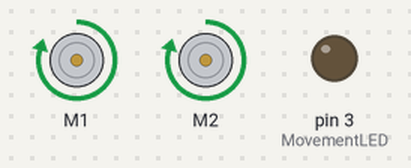
Bench run of a sketch on a simulated Arduino Uno, built with avr-gcc and run on an emulated ATmega328P. On the bench: 2 × DC motor (green arrow = forward, orange = backward, longer = faster), output pins drawn as LEDs (lit = HIGH).

Above: at 0.1 s.
At 10.6 s:
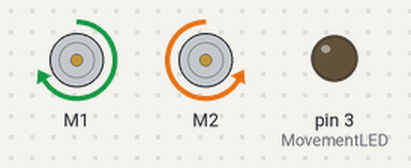
At 31.6 s:
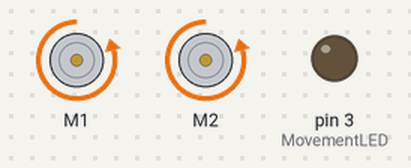
Timing chart, 0 to 35.1 s (numbered marks = the images above):
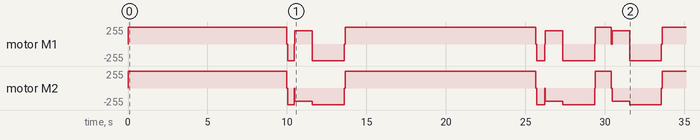

The sketch:

Collection_1.3.ino
```cpp
#include <Wire.h>
#include <Adafruit_MotorShield.h>

Adafruit_MotorShield AFMS = Adafruit_MotorShield();

Adafruit_DCMotor *Motor1 = AFMS.getMotor(1);
Adafruit_DCMotor *Motor2 = AFMS.getMotor(2);

int forwardspeed = 250;
int backwardspeed = 250;
int turnspeed = 200;

const int MovementLED = 3;
const int CarryLED = 5;

void setup() {
  AFMS.begin();
  pinMode(MovementLED, OUTPUT);

}


//*************************************** OPERATION CODE **********************************************
void loop() {
  BigZag();
  delay(100000000);
}

//************************************** PATHWAY SUBROUTINES *****************************************
//BigZag subroutine
void BigZag(){
  //first leg
  forward(10000);
  backward(400);
  turnright(1100);
  backward(2000);

  //second leg
  forward(12000);

  //positioning for zigzag
  backward(500);
  turnright(1100);
  backward(2000);
  forward(1000);
  turnright(1100);
  backward(2000);

  //begin zigzag
  for (int i=0; i<2; i++){
    forward(12000);
    backward(600);
    turnleft(1100);
    forward(1200);
    turnleft(1100);
    backward(3000);

    forward(12000);
    backward(600);
    turnright(1100);
    forward(1200);
    turnright(1100);
    backward(3000);
  }

  forward(12000);
  backward(800);

  //exit danger zone
  turnleft(1100);
  forward(6000);
  backward(700);
  turnleft(1100);
  forward(6000);
  delay(4000);
  forward(6000);
}


//************************************** MOVEMENT SUBROUTINES *****************************************
//braking subroutine
void brake(){
  Motor1->setSpeed(0);
  Motor2->setSpeed(0);
  Motor1->run(FORWARD);
  Motor2->run(FORWARD);
  delay(50);
}

//forward
void forward(int forwardtime){
  Motor1->setSpeed(forwardspeed);
  Motor2->setSpeed(forwardspeed);
  Motor1->run(FORWARD);
  Motor2->run(FORWARD);
  delay(forwardtime);
  brake();
}

//backward
void backward(int backwardtime){
  Motor1->setSpeed(backwardspeed);
  Motor2->setSpeed(backwardspeed);
  Motor1->run(BACKWARD);
  Motor2->run(BACKWARD);
  delay(backwardtime);
  brake();
}
//turn right
//using 1100 turns approx 90 degrees
void turnright(int turntime){
  Motor1->setSpeed(turnspeed);
  Motor2 ->setSpeed(turnspeed);
  Motor1->run(FORWARD);
  Motor2->run(BACKWARD);
  delay(turntime);
}

//turn left
//using 1100 turns approx 90 degrees
void turnleft(int turntime){
  Motor1->setSpeed(turnspeed);
  Motor2 ->setSpeed(turnspeed);
  Motor1->run(BACKWARD);
  Motor2->run(FORWARD);
  delay(turntime);
}
//**************************************** INDICATION SUBROUTINES *************************************
//Indicate Movement
void MovementLight(bool state){
  if (state == true){
    digitalWrite(MovementLED,HIGH);
  }else{
    digitalWrite(MovementLED,LOW);
  }
}

//Indicate Carrying
void CarryingLight(bool state){
  if (state == true){
    digitalWrite(CarryLED,HIGH);

  }else{
    digitalWrite(CarryLED,LOW);
  }
}


//**************************************** DETECTION SUBROUTINES **************************************


/**
void CarryingLight(bool state){
  if (state == true){
    digitalWrite(CarryLED,HIGH);
    void MovementLight(bool state){
  if (state == true){
    digitalWrite(MovementLED,HIGH);
  }else{
    digitalWrite(MovementLED,LOW);
  }
}
  }else{
    digitalWrite(CarryLED,LOW);
  }


  **/
```
